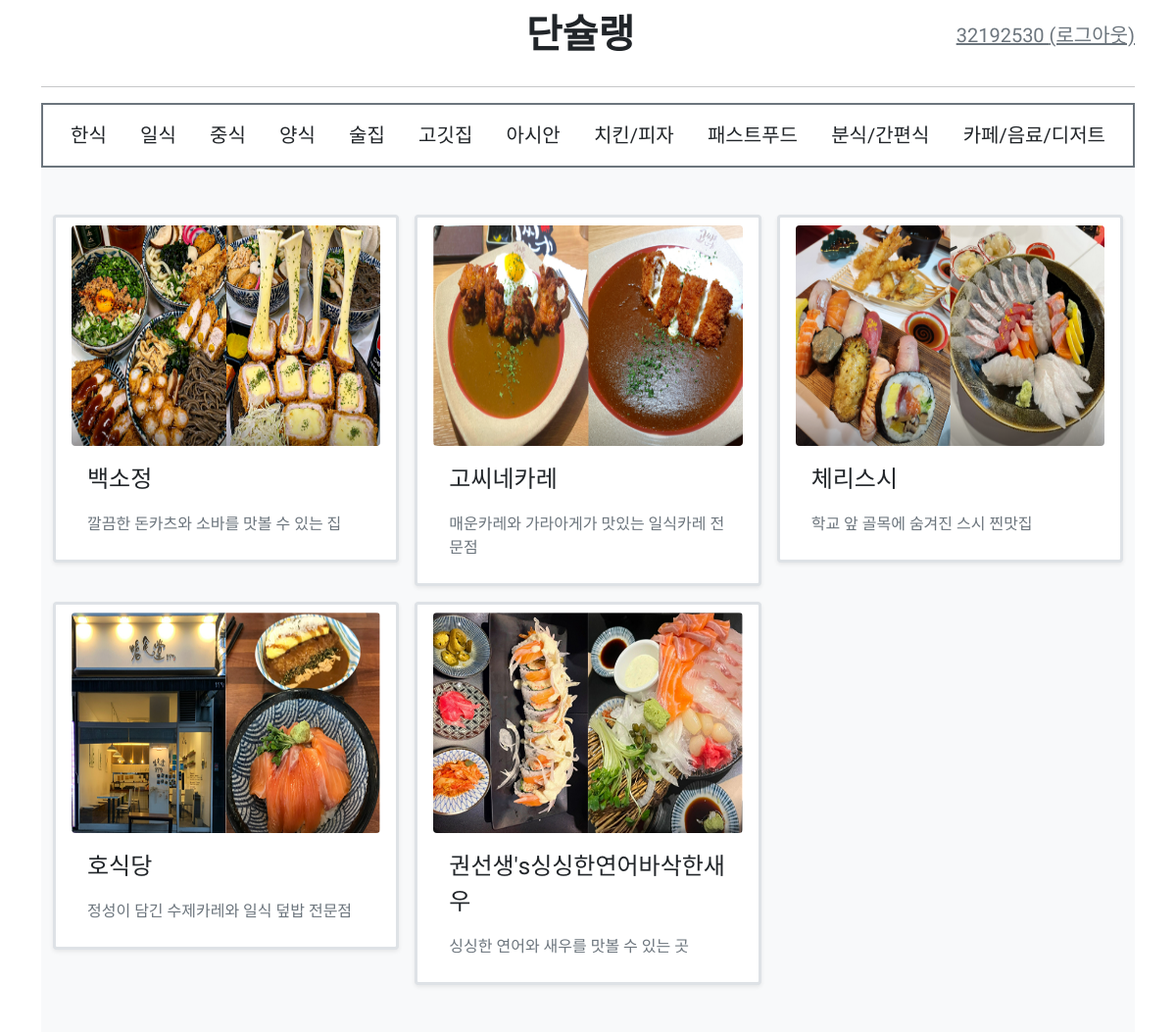
Screenshot of /list/type/2/ (signed in) with the database file from the repository.
### mainapp/models.py (models this page shows, shortened)
class Post(models.Model):
    category = models.IntegerField() # 1~12까지로 한식부터 카페까지 구분하기 위한 필드
    subject = models.CharField(max_length=200) # 가게이름
    location = models.CharField(max_length=200) # 주소
    callnum = models.CharField(max_length=200) # 전화번호
    timeinfo = models.CharField(max_length=200) # 영업시간
    urlinfo = models.CharField(max_length=200) # URL
    menu = models.TextField() # 메뉴
    review = models.TextField() # 총평
    image = models.ImageField(blank=True, upload_to='media/') # 썸네일사진
    summary = models.CharField(max_length=200) # 썸네일텍스트
    voter = models.ManyToManyField(User, blank=True)  # 추천인

### mainapp/views.py (the view)
# urls.py: path('list/type/<int:post_category>/', views.list, name='list'),
def list(request, post_category):
    post_list = Post.objects.filter(category=post_category)
    context = {'post_list': post_list}
    return render(request, 'mainapp/list.html', context)

### templates/mainapp/list.html (shortened to what this page needs)
{% extends 'base.html' %}
{% block content %}
{% if post_list %}
<div class="album py-5 bg-light">
    <div class="container">
        <div class="row row-cols-1 row-cols-sm-2 row-cols-md-3 g-3">
            {% for post in post_list %}
            <div class="col">
                <a href="{% url 'main:detail' post.id %}" class="card shadow-sm fs-5 nav-link text-dark border border-3 border-drak">
                    <img class="rounded" width="100%" height="225" src="/media/{{post.image}}" alt="korean_post">
                    <div class="card-body">
                        <p class="card-text fs-4">{{ post.subject }}</p>
                        <div class="d-flex justify-content-between align-items-center">
                            <small class="text-muted fs-6">{{ post.summary }}</small>
                        </div>
                    </div>
                </a>
            </div>
            {% endfor %}
        </div>
    </div>
</div>
{% else %}
<br><br><br><br><br>
<p class="fs-2 text-secondary text-center">준비중입니다.</p>
{% endif %}
{% endblock %}

### templates/base.html (shortened to what this page needs)
{% load static %}
<!DOCTYPE html>
<html lang="ko">
<head>
    <link rel="stylesheet" type="text/css" href="{% static 'style.css' %}">
    <link rel="stylesheet" type="text/css" href="{% static 'bootstrap.min.css' %}">
    <link rel="stylesheet" href="https://cdn.jsdelivr.net/npm/bootstrap-icons@1.8.0/font/bootstrap-icons.css">
</head>
<body>
    <div class="container">
        <header class="blog-header lh-1 py-3">
            <div class="row flex-nowrap justify-content-between align-items-center">
                <div class="col-4 pt-1">
                </div>
                <div class="col-4 text-center">
                    <a class="fs-1 fw-bold text-dark navbar-brand" href={% url 'main:index' %}>단슐랭</a>
                </div>
                <div class="col-4 d-flex justify-content-end align-items-center">
                    {% if user.is_authenticated %}
                    <a class="fs-5 link-secondary navbar-text" href={% url 'user:logout' %}>{{ user.username }} (로그아웃)</a>
                    {% else %}
                    <a class="fs-5 btn btn-basic" href={% url 'user:login' %}>로그인</a>
                    {% endif %}
                </div>
            </div>
        </header>
        <hr>
        <navbar class="navbar border border-2 border-secondary navbar-dark d-flex justify-content-between">
            <div class="container-fluid">
                <a class="fs-5 nav-link text-dark" href="{% url 'main:list' 1 %}">한식</a>
                <a class="fs-5 nav-link text-dark" href="{% url 'main:list' 2 %}">일식</a>
                <a class="fs-5 nav-link text-dark" href="{% url 'main:list' 3 %}">중식</a>
                <a class="fs-5 nav-link text-dark" href="{% url 'main:list' 4 %}">양식</a>
                <a class="fs-5 nav-link text-dark" href="{% url 'main:list' 5 %}">술집</a>
                <a class="fs-5 nav-link text-dark" href="{% url 'main:list' 6 %}">고깃집</a>
                <a class="fs-5 nav-link text-dark" href="{% url 'main:list' 7 %}">아시안</a>
                <a class="fs-5 nav-link text-dark" href="{% url 'main:list' 8 %}">치킨/피자</a>
                <a class="fs-5 nav-link text-dark" href="{% url 'main:list' 9 %}">패스트푸드</a>
                <a class="fs-5 nav-link text-dark" href="{% url 'main:list' 10 %}">분식/간편식</a>
                <a class="fs-5 nav-link text-dark" href="{% url 'main:list' 11 %}">카페/음료/디저트</a>
            </div>
    </div>
    <main class="container">
    {% block content %}
    {% endblock %}
    </main>
</body>
</html>

### static/style.css (style rules this page uses)
body { font-family: 'Do Hyeon', sans-serif !important; }

### rows the page displays
Post: image (picture), subject "백소정", summary "깔끔한 돈카츠와 소바를 맛볼 수 있는 집"
Post: image (picture), subject "고씨네카레", summary "매운카레와 가라아게가 맛있는 일식카레 전문점"
Post: image (picture), subject "체리스시", summary "학교 앞 골목에 숨겨진 스시 찐맛집"
Post: image (picture), subject "호식당", summary "정성이 담긴 수제카레와 일식 덮밥 전문점"
Post: image (picture), subject "권선생's싱싱한연어바삭한새우", summary "싱싱한 연어와 새우를 맛볼 수 있는 곳"

### other values shown
{{ user.username }} "32192530"
